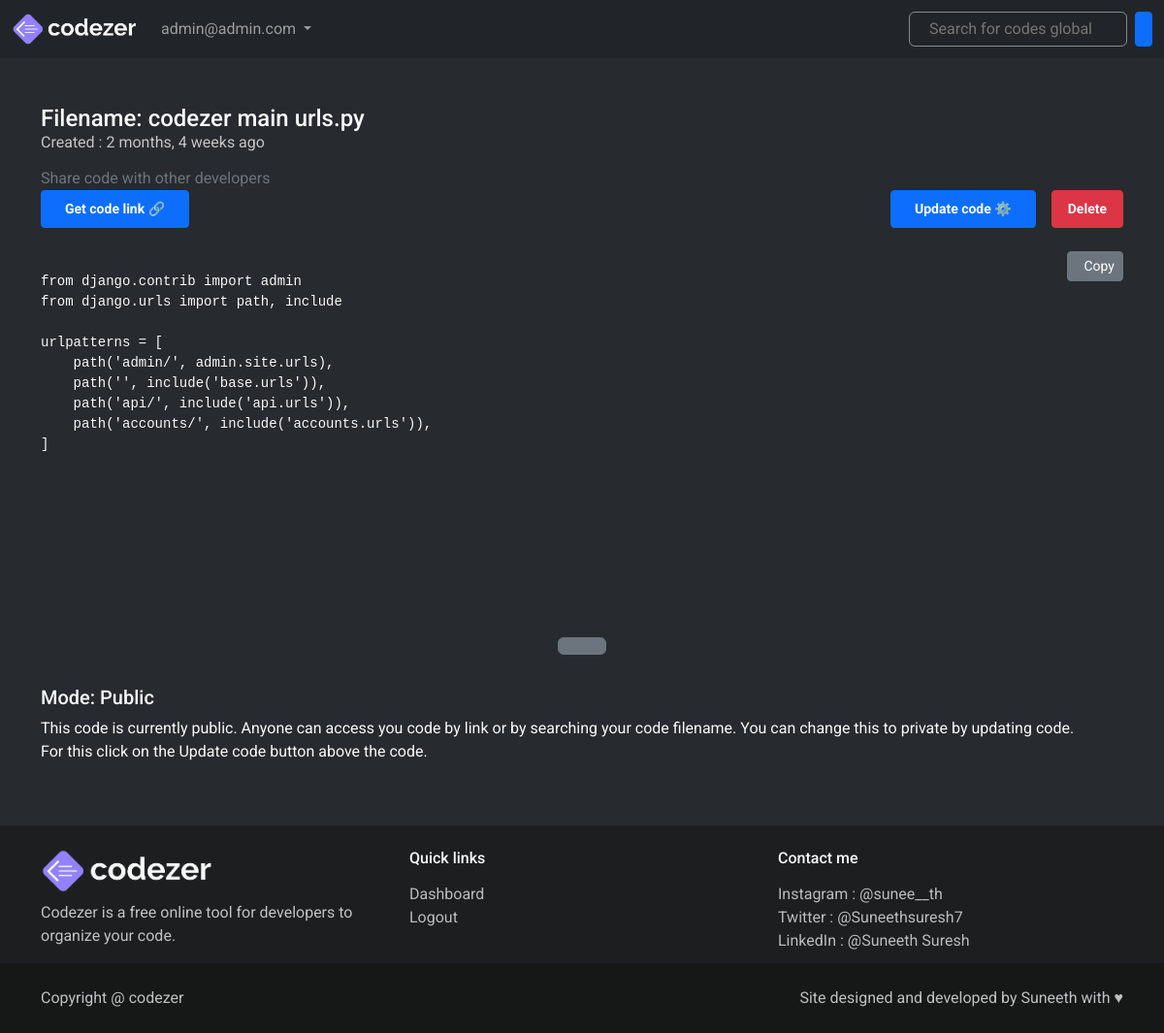
The page /code/17/ (signed in) on the database its author committed.
### accounts/models.py (models this page shows)
class User(AbstractBaseUser, PermissionsMixin):
    name = models.CharField(max_length=255, blank=True, null=True)
    email = models.EmailField(max_length=255, unique=True)
    is_active = models.BooleanField(default=True)
    is_superuser = models.BooleanField(default=False)
    is_staff = models.BooleanField(default=False)
    date_joined = models.DateTimeField(default=timezone.now)
    last_login = models.DateTimeField(blank=True, null=True)
    objects = CustomUserManager()
    USERNAME_FIELD = 'email'
    EMAIL_FIELD = 'email'
    REQUIRED_FIELDS = []

### base/models.py (models this page shows, shortened)
class CodeFile(models.Model):
    user = models.ForeignKey(User, on_delete = models.CASCADE)
    title = models.CharField(max_length=50)
    code = models.TextField()
    private = models.BooleanField(default = False)
    created_at = models.DateTimeField(auto_now_add = True, null=True, blank=True)
    link_id = models.CharField(max_length=15, null=True, blank=True)

### base/views.py (the view)
# urls.py: path('code/<int:pk>/',views.get_code, name='code'),
def get_code(request, pk):
    try:
        user = request.user
        code = CodeFile.objects.get(user = user, id = pk)
        context = {
            'code': code,
        }
    except:
        pass
    return render(request, 'base/get_code.html', context)

### base/templates/base/get_code.html (shortened to what this page needs)
{% extends 'base/base.html' %}
{% load static %}
{% block body %}
{% include 'base/navbar.html' %}
<main>
    <section class="code_section text-light py-5">
        <div class="container">
            <div class="code-container">
                <div class="code-header">
                    <h4 class="p-0 m-0">Filename: <span id="show_filename">{{ code.title }}</span></h4>
                    <h6 class="opacity-75 fw-normal m-0">Created : {{ code.created_at| timesince }} ago</h6>
                    <div class="options mt-3 d-flex justify-content-between align-items-end">
                        <div class="left">
                            {% if code.private %}
                            <p class="m-0 text-muted fw-normal">Make you code public to get link !</p>
                            {% else %}
                            <p class="m-0 text-muted fw-normal">Share code with other developers</p>
                            {% endif %}
                            <div data-codeId="{{ code.id }}" id="code_link_btn"
                                class="btn btn-primary btn-sm p-2 px-4 fw-bold {% if code.private %} disabled {% endif %}">
                                Get code link 🔗</div>
                        </div>
                        <div class="right d-flex gap-3">
                            <div id="update_btn" data-codeId="{{ code.id }}"
                                class="btn btn-primary btn-sm p-2 px-4 fw-bold">Update code ⚙️</div>
                            <div data-codeId="{{ code.id }}" id="code_delete"
                                class="btn btn-danger btn-sm p-2 px-3 fw-bold">Delete</div>
                        </div>
                    </div>
                    <div class="code">
                        <button id="copybtn" class="btn btn-secondary btn-sm d-flex align-items-center gap-2">
                            Copy</button>
                        <pre class="d-flex w-100 mt-4">
                            <code class="rounded w-100" id="show_code">
{{ code.code }}
                            </code>
                        </pre>
                        <div class="max-btn">
                            <div class="btn btn-secondary p-2 px-4" onclick="maxCode()">
                            </div>
                        </div>
                    </div>
                </div>
                <div class="code-body mt-5">
                    {% if not code.private %}
                    <h5>Mode: Public </h5>
                    <p>This code is currently public. Anyone can access you code by link or by searching your code
                        filename.
                        You can change this to private by updating code. <br>
                        For this click on the Update code button above the code.
                    </p>
                    {% else %}
                    <h5>Mode: Private</h5>
                    <p>This code is currently private. Only you can access this code and update it.
                        You can change this to public by updating code. <br>
                        For this click on the Update code button above the code.
                    </p>
                    {% endif %}
                </div>
            </div>
        </div>
    </section>
</main>
{% include 'base/footer.html' %}
{% endblock %}

### base/templates/base/base.html (shortened to what this page needs)
<!doctype html>
{% load static %}
<html lang="en">
<head>
    <link href="https://cdn.jsdelivr.net/npm/bootstrap@5.2.2/dist/css/bootstrap.min.css" rel="stylesheet"
>
    <link rel="stylesheet" href="{% static 'base/style/style.css' %}">
    <link rel="stylesheet" href="https://cdn.jsdelivr.net/npm/highlightjs@9.16.2/styles/agate.css">
    <link rel="stylesheet" href="https://cdnjs.cloudflare.com/ajax/libs/animate.css/4.1.1/animate.min.css" />
</head>
<body>
    {% block body %}
    {% endblock %}
</body>
</html>

### base/templates/base/navbar.html (shortened to what this page needs)
{% load static %}
<header>
    <nav class="navbar navbar-expand-lg bg-dark navbar-dark">
        <div class="container-fluid">
            <a class="navbar-brand" href="{% url 'index' %}">
                <img src="{% static 'base/images/logo.png' %}" alt="" width="130">
            </a>
            <div class="collapse navbar-collapse" id="navbarSupportedContent">
                <ul class="navbar-nav me-auto mb-2 mb-lg-0">
                    <li class="nav-item dropdown">
                        <a class="nav-link dropdown-toggle" href="#" role="button" data-bs-toggle="dropdown"
                            aria-expanded="false">
                            {{ request.user }}
                        </a>
                    </li>
                </ul>
                <form class="d-flex" role="search" method="GET" action="{% url 'search' %}">
                    <input class="w-100 me-2 rounded" {% if global_query %} value="{{ global_query }}" {% endif %} name="query" type="search" placeholder="Search for codes globaly..."
                        aria-label="Search">
                    <button class="btn btn-sm btn-primary" type="submit">
                    </button>
                </form>
            </div>
        </div>
    </nav>
</header>

### base/templates/base/footer.html (shortened to what this page needs)
{% load static %}
<footer class=" text-light pt-4">
    <div class="container">
        <div class="footer_top">
            <div class="row">
                <div class="col-md-4 intro">
                    <img src="{% static 'base/images/logo.png' %}" class="img-fluid w-50" alt="Logo">
                    <p class="opacity-75 pt-2">Codezer is a free online tool for
                        developers to organize your code.</p>
                </div>
                <div class="col-md-4 col-5 q_links">
                    <h6 class="fs-6">Quick links</h5>
                        <div class="links d-flex flex-column pt-2">
                            <a href="{% url 'index' %}">
                                Dashboard
                            </a>
                            <a href="{% url 'logout' %}">
                                Logout
                            </a>
                        </div>
                </div>
                <div class="col-md-4 col-7 contact_me">
                    <h6 class="fs-6">Contact me</h5>
                        <div class="links d-flex flex-column pt-2">
                            <a href="https://www.instagram.com/sunee__th/" class="w-100 d-flex justify-content-between align-items-center">
                                Instagram : @sunee__th
                            </a>
                            <a href="https://twitter.com/Suneethsuresh7" class="w-100 d-flex justify-content-between align-items-center">
                                Twitter : @Suneethsuresh7
                            </a>
                            <a href="https://www.linkedin.com/in/suneeth-suresh-9936a1256/" class="w-100 d-flex justify-content-between align-items-center">
                                LinkedIn : @Suneeth Suresh
                            </a>
                        </div>
                </div>
            </div>
        </div>
    </div>
    <div class="footer_bottom py-4">
        <div class="container d-flex justify-content-between align-items-center">
            <div class="left">
                <p class="opacity-75">Copyright @ codezer</p>
            </div>
            <div class="right">
                <p class="opacity-75">Site designed and developed by Suneeth with ♥</p>
            </div>
        </div>
    </div>
</footer>

### base/static/base/style/style.css (style rules this page uses)
body { margin: 0; padding: 0; box-sizing: border-box; font-family: "Roboto", sans-serif; }
li { cursor: pointer; }
header nav form input[type=search] { background: none; outline: none; border: 1.5px solid rgba(255, 255, 255, 0.467); padding: 5px 20px; color: rgba(255, 255, 255, 0.891); }
main { background: rgba(33, 37, 41, 0.9725490196); }
main .code_section .code-container .code-header .code { position: relative; }
main .code_section .code-container .code-header .code pre code { height: 400px; }
main .code_section .code-container .code-header .code #copybtn { position: absolute; right: 0; top: 0; }
main .code_section .code-container .code-header .code .max-btn { position: absolute; bottom: -1rem; width: 100%; display: flex; justify-content: center; align-items: center; }
footer { background-color: #1d1e1f; }
footer .footer_top .links a { text-decoration: none; color: rgba(255, 255, 255, 0.7); transition: 0.1s ease-in-out; }
footer .footer_bottom { background-color: #161717; }
footer .footer_bottom p { margin: 0; }

### rows shown on the page
User: user "admin@admin.com"
CodeFile: title "codezer main urls.py", created_at "2 months, 4 weeks", code "from django.contrib import admin from django.urls import path, include urlpatterns = [ path('admin/', admin.site.urls), path('', include('base.urls')), path('api/', include('api.urls')), path('accounts/', include('accounts.urls')), ]"
